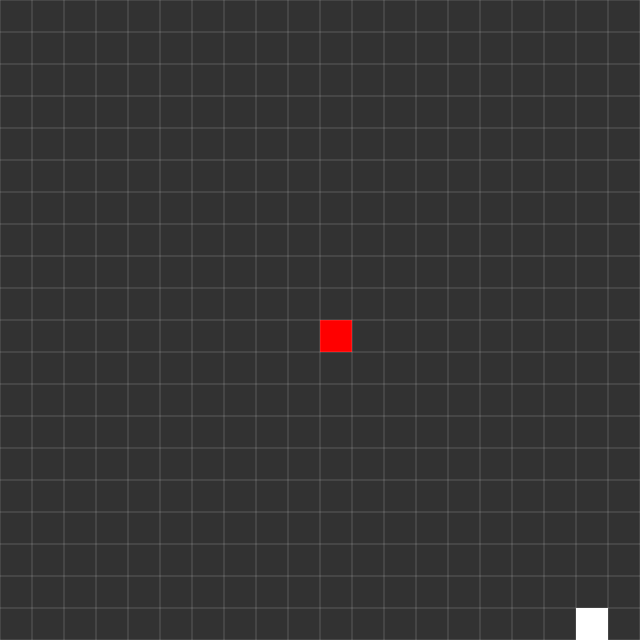
Frame 1 (no input)
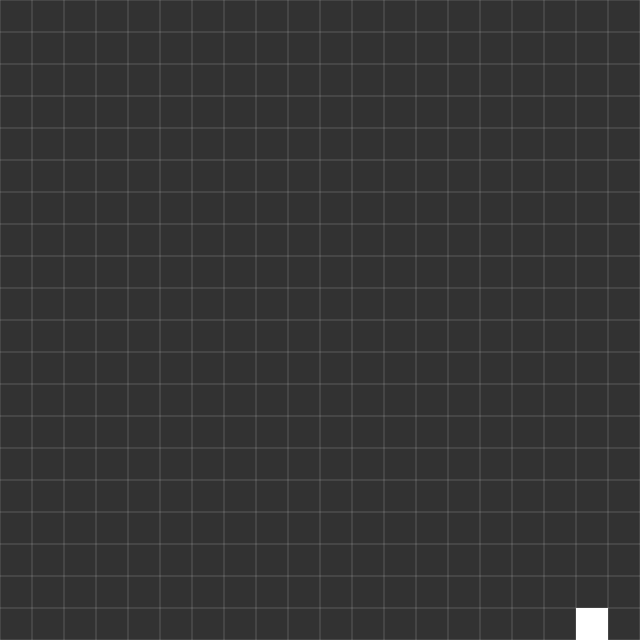
Frame 60 (no input)
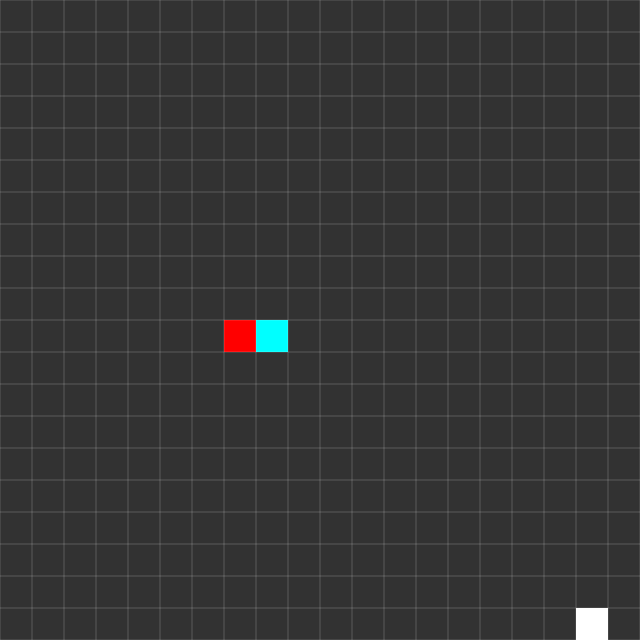
Frame 120 (the mouse pressed at the canvas centre since frame 60)

The p5.js sketch that drew these frames (run headless with seeded random() and noise() and a simulated clock; from frame 60 on, the mouse is pressed at the canvas centre):

// p5.js sketch
// ── sketch.js
let snake;
let cellSize = 32;
let food;

function setup(){
	createCanvas(640,640);
	noStroke();
	
	snake = new Snake(width/2, height/2, cellSize);

	food = createVector(0,0);
	setFood();
}

function draw(){
	background(50);

	push();
	fill(255);
	rect(food.x, food.y, cellSize, cellSize);
	pop();

	snake.drawSnake();
	drawGrid([255, 50]);
	
	if(frameCount % 5 == 0){
		if(snake.head.position.equals(food)){
			setFood();
			snake.grow();
		}else{
			snake.move();
		}
	}
}

function keyPressed() {
	snake.setDirection(keyCode);
}

function mousePressed(){
	snake.grow();
}

function drawGrid(color){
	push();
	stroke(color);
	for(let y = 0; y <= height; y += cellSize){
		line(0, y, width, y);
	}

	for(let x = 0; x <= width; x += cellSize){
		line(x, 0, x, height);
	}
	pop();
}

function setFood(){
	let x, y, foodPos;
	let relocate;
	do{
		relocate = false;
		x = Math.floor(Math.random() * width/cellSize) * cellSize;
		y = Math.floor(Math.random() * height/cellSize) * cellSize;
		foodPos = createVector(x, y);

		snake.bodyParts.forEach(e => {
			if(foodPos.equals(e.position))
				relocate = true;
		});
	}while(relocate);
	
	food.set(foodPos);
}
// ── BodyPart.js
function BodyPart(x, y){
	this.position = createVector(x, y);
	this.bodyPartBehind = null;
}

BodyPart.prototype.passPosToNext = function(){
	if(this.bodyPartBehind != null){
		this.bodyPartBehind.passPosToNext();
		this.bodyPartBehind.position.x = this.position.x;
		this.bodyPartBehind.position.y = this.position.y;
	}
}
// ── Snake.js
function Snake(x, y, size){
	this.bodyParts = [new BodyPart(x, y)];
	this.head = this.bodyParts[0];
	this.moveDir = createVector(-1,0);
	this.bodyPartSize = size;
}

Snake.prototype.drawSnake = function(){
	for(let i = 0; i < this.bodyParts.length; i++){
		push();
		colorMode(HSB);
		let color = map(i, 0, this.bodyParts.length, 360, 0);
		fill(color, 100, 100);
		rect(this.bodyParts[i].position.x, this.bodyParts[i].position.y, this.bodyPartSize, this.bodyPartSize);
		pop();
	}
}

Snake.prototype.setDirection = function(keyCode){
	if(this.moveDir.x == 0){
		if(keyCode == RIGHT_ARROW)
			snake.moveDir.set(1,0);
		else if(keyCode == LEFT_ARROW)
			snake.moveDir.set(-1,0);
	}

	if(this.moveDir.y == 0){
		if(keyCode == UP_ARROW)
			snake.moveDir.set(0,-1);
		else if(keyCode == DOWN_ARROW)
			snake.moveDir.set(0,1);
	}
}

Snake.prototype.move = function(){
	this.head.passPosToNext();

	let nextPosition = p5.Vector.mult(this.moveDir, this.bodyPartSize);
	this.head.position.add(nextPosition);

	if(this.head.position.x >= width)
		this.head.position.x = 0;
	else if(this.head.position.x < 0)
		this.head.position.x = width;

	if(this.head.position.y >= height)
		this.head.position.y = 0;
	else if(this.head.position.y < 0)
		this.head.position.y = height;

	for(let i = 1; i < this.bodyParts.length; i++)
		if(this.head.position.equals(this.bodyParts[i].position))
			this.reset(width/2, height/2);
}

Snake.prototype.grow = function(){
	let newHead = new BodyPart(this.head.position.x, this.head.position.y);
	this.bodyParts.unshift(newHead);
	newHead.bodyPartBehind = this.head;
	this.head = newHead;

	let nextPosition = p5.Vector.mult(this.moveDir, this.bodyPartSize);
	this.head.position.add(nextPosition);
}

Snake.prototype.reset = function(x, y){
	this.bodyParts = [new BodyPart(x, y)];
	this.head = this.bodyParts[0];
}
